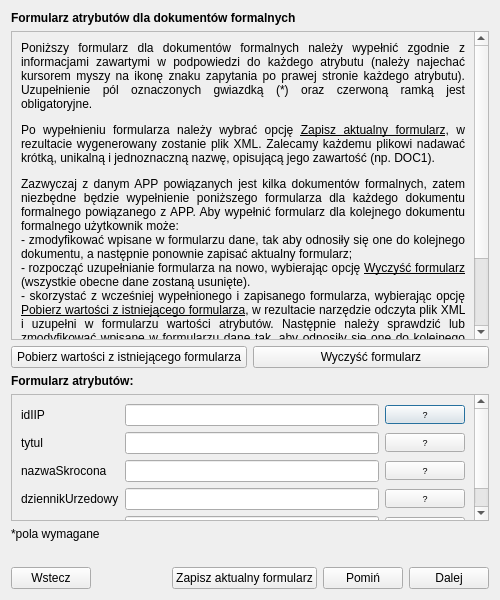
<?xml version="1.0" encoding="UTF-8"?>
<ui version="4.0">
 <class>Dialog</class>
 <widget class="QDialog" name="Dialog">
  <property name="enabled">
   <bool>true</bool>
  </property>
  <property name="geometry">
   <rect>
    <x>0</x>
    <y>0</y>
    <width>500</width>
    <height>600</height>
   </rect>
  </property>
  <property name="windowTitle">
   <string>Dialog</string>
  </property>
  <layout class="QGridLayout" name="gridLayout_3">
   <item row="0" column="0">
    <layout class="QVBoxLayout" name="verticalLayout">
     <item>
      <widget class="QLabel" name="title_lbl">
       <property name="font">
        <font>
         <weight>75</weight>
         <bold>true</bold>
        </font>
       </property>
       <property name="text">
        <string>Formularz atrybutów dla dokumentów formalnych</string>
       </property>
       <property name="margin">
        <number>7</number>
       </property>
      </widget>
     </item>
     <item>
      <widget class="QScrollArea" name="instruction_scrollArea">
       <property name="sizePolicy">
        <sizepolicy hsizetype="Expanding" vsizetype="Preferred">
         <horstretch>0</horstretch>
         <verstretch>0</verstretch>
        </sizepolicy>
       </property>
       <property name="widgetResizable">
        <bool>true</bool>
       </property>
       <widget class="QWidget" name="scrollAreaWidgetContents">
        <property name="geometry">
         <rect>
          <x>0</x>
          <y>0</y>
          <width>461</width>
          <height>353</height>
         </rect>
        </property>
        <layout class="QGridLayout" name="gridLayout">
         <item row="0" column="0">
          <widget class="QLabel" name="instruction_lbl">
           <property name="font">
            <font>
             <stylestrategy>PreferDefault</stylestrategy>
            </font>
           </property>
           <property name="text">
            <string>&lt;html&gt;&lt;head/&gt;&lt;body&gt;&lt;p&gt;Poniższy formularz dla dokumentów formalnych należy wypełnić zgodnie z informacjami zawartymi w podpowiedzi do każdego atrybutu (należy najechać kursorem myszy na ikonę znaku zapytania po prawej stronie każdego atrybutu). Uzupełnienie pól oznaczonych gwiazdką (*) oraz czerwoną ramką jest obligatoryjne. &lt;/p&gt;&lt;p&gt;Po wypełnieniu formularza należy wybrać opcję &lt;span style=&quot; text-decoration: underline;&quot;&gt;Zapisz aktualny formularz&lt;/span&gt;, w rezultacie wygenerowany zostanie plik XML. Zalecamy każdemu plikowi nadawać krótką, unikalną i jednoznaczną nazwę, opisującą jego zawartość (np. DOC1).&lt;/p&gt;&lt;p&gt;Zazwyczaj z danym APP powiązanych jest kilka dokumentów formalnych, zatem niezbędne będzie wypełnienie poniższego formularza dla każdego dokumentu formalnego powiązanego z APP. Aby wypełnić formularz dla kolejnego dokumentu formalnego użytkownik może: &lt;br/&gt;- zmodyfikować wpisane w formularzu dane, tak aby odnosiły się one do kolejnego dokumentu, a następnie ponownie zapisać aktualny formularz;&lt;br/&gt;- rozpocząć uzupełnianie formularza na nowo, wybierając opcję &lt;span style=&quot; text-decoration: underline;&quot;&gt;Wyczyść formularz&lt;/span&gt; (wszystkie obecne dane zostaną usunięte).&lt;br/&gt;- skorzystać z wcześniej wypełnionego i zapisanego formularza, wybierając opcję &lt;span style=&quot; text-decoration: underline;&quot;&gt;Pobierz wartości z istniejącego formularza&lt;/span&gt;, w rezultacie narzędzie odczyta plik XML i uzupełni w formularzu wartości atrybutów. Następnie należy sprawdzić lub zmodyfikować wpisane w formularzu dane tak, aby odnosiły się one do kolejnego dokumentu formalnego oraz ponownie zapisać aktualny formularz;&lt;br/&gt;&lt;/p&gt;&lt;p&gt;Należy pamiętać, że w końcowym kroku tego narzędzia, czyli w oknie &lt;span style=&quot; text-decoration: underline;&quot;&gt;Praca z APP (krok 6 z 6) Generowanie GML dla APP&lt;/span&gt; należy wgrać wszystkie &lt;span style=&quot; font-weight:600;&quot;&gt;(co najmniej jeden)&lt;/span&gt; formularze dla dokumentów formalnych danego APP.&lt;/p&gt;&lt;/body&gt;&lt;/html&gt;</string>
           </property>
           <property name="alignment">
            <set>Qt::AlignJustify|Qt::AlignVCenter</set>
           </property>
           <property name="wordWrap">
            <bool>true</bool>
           </property>
          </widget>
         </item>
        </layout>
       </widget>
      </widget>
     </item>
     <item>
      <layout class="QHBoxLayout" name="horizontalLayout">
       <item>
        <widget class="QPushButton" name="getValues_btn">
         <property name="text">
          <string>Pobierz wartości z istniejącego formularza</string>
         </property>
         <property name="autoDefault">
          <bool>false</bool>
         </property>
        </widget>
       </item>
       <item>
        <widget class="QPushButton" name="clear_btn">
         <property name="text">
          <string>Wyczyść formularz</string>
         </property>
         <property name="autoDefault">
          <bool>false</bool>
         </property>
        </widget>
       </item>
      </layout>
     </item>
     <item>
      <widget class="QLabel" name="titleForm_lbl">
       <property name="font">
        <font>
         <weight>75</weight>
         <bold>true</bold>
        </font>
       </property>
       <property name="text">
        <string>Formularz atrybutów:</string>
       </property>
      </widget>
     </item>
     <item>
      <widget class="QScrollArea" name="form_scrollArea">
       <property name="sizePolicy">
        <sizepolicy hsizetype="Preferred" vsizetype="Expanding">
         <horstretch>0</horstretch>
         <verstretch>0</verstretch>
        </sizepolicy>
       </property>
       <property name="widgetResizable">
        <bool>true</bool>
       </property>
       <widget class="QWidget" name="scrollAreaWidgetContents_2">
        <property name="geometry">
         <rect>
          <x>0</x>
          <y>0</y>
          <width>461</width>
          <height>157</height>
         </rect>
        </property>
        <layout class="QGridLayout" name="gridLayout_2">
         <item row="0" column="4">
          <widget class="QPushButton" name="idHelp_btn">
           <property name="font">
            <font>
             <pointsize>7</pointsize>
            </font>
           </property>
           <property name="text">
            <string>?</string>
           </property>
          </widget>
         </item>
         <item row="2" column="0">
          <widget class="QLabel" name="tytul_lbl">
           <property name="text">
            <string>tytul</string>
           </property>
          </widget>
         </item>
         <item row="4" column="0">
          <widget class="QLabel" name="dziennikUrzedowy_lbl">
           <property name="text">
            <string>dziennikUrzedowy</string>
           </property>
          </widget>
         </item>
         <item row="3" column="4">
          <widget class="QPushButton" name="nazwaSkroconaHelp_btn">
           <property name="font">
            <font>
             <pointsize>7</pointsize>
            </font>
           </property>
           <property name="text">
            <string>?</string>
           </property>
          </widget>
         </item>
         <item row="5" column="4">
          <widget class="QPushButton" name="laczeHelp_btn">
           <property name="font">
            <font>
             <pointsize>7</pointsize>
            </font>
           </property>
           <property name="text">
            <string>?</string>
           </property>
          </widget>
         </item>
         <item row="5" column="0">
          <widget class="QLabel" name="lacze_lbl">
           <property name="text">
            <string>lacze</string>
           </property>
          </widget>
         </item>
         <item row="3" column="0">
          <widget class="QLabel" name="nazwaSkrocona_lbl">
           <property name="text">
            <string>nazwaSkrocona</string>
           </property>
          </widget>
         </item>
         <item row="2" column="4">
          <widget class="QPushButton" name="tytulHelp_btn">
           <property name="font">
            <font>
             <pointsize>7</pointsize>
            </font>
           </property>
           <property name="text">
            <string>?</string>
           </property>
          </widget>
         </item>
         <item row="0" column="0">
          <widget class="QLabel" name="id_lbl">
           <property name="text">
            <string>idIIP</string>
           </property>
          </widget>
         </item>
         <item row="4" column="4">
          <widget class="QPushButton" name="dziennikUrzedowyHelp_btn">
           <property name="font">
            <font>
             <pointsize>7</pointsize>
            </font>
           </property>
           <property name="text">
            <string>?</string>
           </property>
          </widget>
         </item>
         <item row="5" column="1">
          <widget class="QLineEdit" name="lacze_lineEdit">
           <property name="font">
            <font>
             <pointsize>7</pointsize>
            </font>
           </property>
          </widget>
         </item>
         <item row="4" column="1">
          <widget class="QLineEdit" name="dziennikUrzedowy_lineEdit">
           <property name="font">
            <font>
             <pointsize>7</pointsize>
            </font>
           </property>
          </widget>
         </item>
         <item row="3" column="1">
          <widget class="QLineEdit" name="nazwaSkrocona_lineEdit">
           <property name="font">
            <font>
             <pointsize>7</pointsize>
            </font>
           </property>
          </widget>
         </item>
         <item row="2" column="1">
          <widget class="QLineEdit" name="tytul_lineEdit">
           <property name="font">
            <font>
             <pointsize>7</pointsize>
            </font>
           </property>
          </widget>
         </item>
         <item row="0" column="1">
          <widget class="QLineEdit" name="id_lineEdit">
           <property name="sizePolicy">
            <sizepolicy hsizetype="Minimum" vsizetype="Fixed">
             <horstretch>0</horstretch>
             <verstretch>0</verstretch>
            </sizepolicy>
           </property>
           <property name="font">
            <font>
             <pointsize>7</pointsize>
            </font>
           </property>
          </widget>
         </item>
        </layout>
       </widget>
      </widget>
     </item>
     <item>
      <widget class="QLabel" name="requiredFields_lbl">
       <property name="text">
        <string>*pola wymagane</string>
       </property>
      </widget>
     </item>
     <item>
      <widget class="QLabel" name="label_2">
       <property name="text">
        <string/>
       </property>
      </widget>
     </item>
     <item>
      <layout class="QHBoxLayout" name="horizontalLayout_2">
       <item>
        <widget class="QPushButton" name="prev_btn">
         <property name="enabled">
          <bool>true</bool>
         </property>
         <property name="text">
          <string>Wstecz</string>
         </property>
         <property name="autoDefault">
          <bool>false</bool>
         </property>
        </widget>
       </item>
       <item>
        <spacer name="horizontalSpacer_2">
         <property name="orientation">
          <enum>Qt::Horizontal</enum>
         </property>
         <property name="sizeHint" stdset="0">
          <size>
           <width>40</width>
           <height>20</height>
          </size>
         </property>
        </spacer>
       </item>
       <item>
        <widget class="QPushButton" name="saveForm_btn">
         <property name="text">
          <string>Zapisz aktualny formularz</string>
         </property>
         <property name="autoDefault">
          <bool>false</bool>
         </property>
        </widget>
       </item>
       <item>
        <widget class="QPushButton" name="skip_btn">
         <property name="text">
          <string>Pomiń</string>
         </property>
        </widget>
       </item>
       <item>
        <widget class="QPushButton" name="next_btn">
         <property name="text">
          <string>Dalej</string>
         </property>
         <property name="autoDefault">
          <bool>false</bool>
         </property>
        </widget>
       </item>
      </layout>
     </item>
    </layout>
   </item>
  </layout>
 </widget>
 <resources/>
 <connections/>
</ui>
